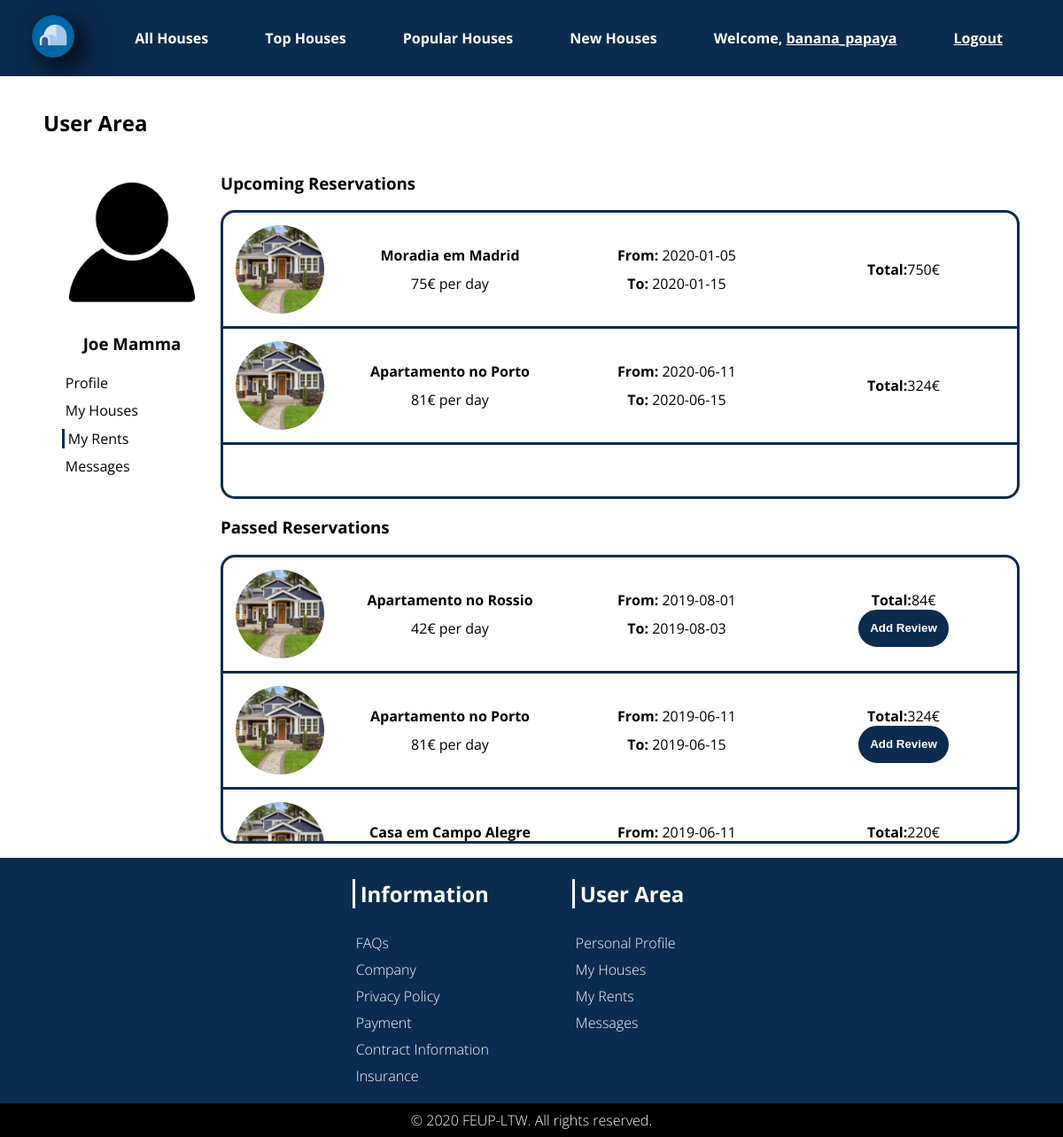
/pages/user_area_rents.php (signed in), run on the app's committed database.
### tables this page shows
CREATE TABLE USER(
    id INTEGER PRIMARY KEY,
    picture TEXT default '/assets/images/empty_user.jpg' NOT NULL,
	username TEXT NOT NULL UNIQUE,
    name TEXT NOT NULL,
	email TEXT NOT NULL UNIQUE,
    phonenumber INTEGER,
    password TEXT NOT NULL,
	CONSTRAINT CHK_USER CHECK (length(username)>=6 AND length(username)<=20));

CREATE TABLE PLACE(
    idPlace INTEGER PRIMARY KEY,
    name TEXT NOT NULL,
    price INTEGER NOT NULL,
    street TEXT NOT NULL,
    number INTEGER NOT NULL,
    city TEXT NOT NULL,
    country TEXT NOT NULL,
    description TEXT NOT NULL,
    classification INTEGER default 0,
    picture TEXT default '/assets/images/stock-house.jpg' NOT NULL,
	idUser INTEGER NOT NULL REFERENCES USER ON DELETE CASCADE ON UPDATE CASCADE,
    CONSTRAINT CHK_PLACE CHECK (price>=0),
    UNIQUE(street,number,city,country));

CREATE TABLE RESERVATION(
    idReservation INTEGER PRIMARY KEY,
	idPlace INTEGER NOT NULL REFERENCES PLACE ON DELETE CASCADE ON UPDATE CASCADE,
    idTourist INTEGER NOT NULL REFERENCES USER ON DELETE CASCADE ON UPDATE CASCADE,
    beginDate DATE NOT NULL,
    endDate DATE NOT NULL,
    CONSTRAINT CHK_RESERVATION CHECK (endDate>beginDate));

### pages/user_area_rents.php (called while the page is built, shortened)
<?php
include_once('../templates/common.php');
include_once('../templates/user.php');
$userId = get_user_id();
draw_user_rents($userId);
?>

### database/db_user.php (called while the page is built, shortened)
<?php
$dir = $_SERVER['DOCUMENT_ROOT'];
include_once("$dir/database/connection.php");
function getUserInfo($userId)
{
    global $dbh;
    $stmt = $dbh->prepare('select * from user where id = ?');
    $stmt->execute(array($userId));
    $result = $stmt->fetch();
    if ($result == false) {
        return 0;
    } else return $result;
}
function getReservationsUser($userId,$time)
{
    global $dbh;
    if ($time=="past")
        $stmt = $dbh->prepare("select * from reservation where idTourist = ? AND (SELECT date('now') >= endDate) order by endDate desc");
    else if ($time=="future")
        $stmt = $dbh->prepare("select * from reservation where idTourist = ? AND (SELECT date('now') < endDate) order by endDate");
    else return 0;
    $stmt->execute(array($userId));
    $result = $stmt->fetchAll();
    if ($result == false) {
        return 0;
    } else return $result;
}
?>

### database/db_house.php (called while the page is built, shortened)
<?php
$dir = $_SERVER['DOCUMENT_ROOT'];
include_once("$dir/database/connection.php");
function getHouse($idHouse)
{
    global $dbh;
    $stmt = $dbh->prepare('select * from PLACE WHERE idPlace = ?;');
    $stmt->execute(array($idHouse));
    $result = $stmt->fetch();
    return $result;
}
?>

### templates/user.php (the view, shortened to what this page needs)
<?php
$dir = $_SERVER['DOCUMENT_ROOT'];
include_once("$dir/database/db_user.php");
include_once("$dir/database/db_house.php");
?>
<?php function draw_user_rents($userId)
{
    ?>
  <section class="profile-area">
    <header>
      <h2>User Area</h2>
    </header>
    <?php
      $result = getUserInfo($userId);
      ?>
    <div>
      <aside>
        <section class="profile-card">
          <div class="profile-card-photo rounded-photo-container">
            <img src="..<?= $result['picture'] ?>" alt="Profile Picture" />
          </div>
          <h3><?= $result['name'] ?></h3>
        </section>
        <nav class="profile-nav-bar">
          <ul>
            <li><a href="user_area_form.php" class="profile-area-nav-button">Profile</a></li>
            <li><a href="user_area_houses.php" class="profile-area-nav-button">My Houses</a></li>
            <li><a href="user_area_rents.php" class="profile-area-nav-button profile-area-nav-button-selected">My Rents</a></li>
            <li><a href="user_area_messages.php" class="profile-area-nav-button">Messages</a></li>
          </ul>
        </nav>
      </aside>
      <div id="user-area-rents">
        <h3>Upcoming Reservations</h3>
        <section id="user-area-rents-upcoming">
          <?php
            $reservations = getReservationsUser($userId,"future");
            for ($i = 0; $i < count($reservations); $i++) {
              $house = getHouse($reservations[$i]['idPlace']);
              $beginDate = new DateTime($reservations[$i]['beginDate']);
              $endDate = new DateTime($reservations[$i]['endDate']);
              ?>
            <div class="rent-card">
              <div class="rent-card-photo rounded-photo-container">
                <img src="<?= $house['picture'] ?>" alt="House image" />
              </div>
              <h4><strong><?= $house['name'] ?></strong></h4>
              <p><strong>From:</strong> <?= $reservations[$i]['beginDate'] ?></p>
              <p><?= $house['price'] ?>€ per day</p>
              <p><strong>To:</strong> <?= $reservations[$i]['endDate'] ?></p>
              <p class="rent-card-total">
                <strong>Total:</strong><?= $endDate->diff($beginDate)->format("%d") * $house['price'] ?>€
              </p>
            </div>
          <?php } ?>
        </section>
        <h3>Passed Reservations</h3>
        <section id="user-area-rents-passed">
          <?php
            $reservations = getReservationsUser($userId,"past");
            for ($i = 0; $i < count($reservations); $i++) {
              $house = getHouse($reservations[$i]['idPlace']);
              $beginDate = new DateTime($reservations[$i]['beginDate']);
              $endDate = new DateTime($reservations[$i]['endDate']);
              ?>
            <div class="rent-card">
              <div class="rent-card-photo rounded-photo-container">
                <img src="<?= $house['picture'] ?>" alt="House image" />
              </div>
              <h4><strong><?= $house['name'] ?></strong></h4>
              <p><strong>From:</strong> <?= $reservations[$i]['beginDate'] ?></p>
              <p><?= $house['price'] ?>€ per day</p>
              <p><strong>To:</strong> <?= $reservations[$i]['endDate'] ?></p>
              <p class="rent-card-total">
                <strong>Total:</strong><?= $endDate->diff($beginDate)->format("%d") * $house['price'] ?>€
              </p>
              <button id="add-house-button" class="blue-filled-rounded-button" type="button">Add Review</button>
            </div>
          <?php } ?>
        </section>
      </div>
  </section>
<?php } ?>

### css/style.css (style rules this page uses)
body { --main-blue-color: #0b2c4f; --grey-color: #d9d9d9; --focus-blue-color: #0066a6; --background-color: #FFF; --font: 'Open Sans', sans-serif; font-family: var(--font); margin: 0em; background-color: var(--background-color); }
a { text-decoration: none; }
ul { list-style-type: none; }
.rounded-photo-container { overflow: hidden; border-radius: 50%; display: flex; justify-content: center; }
.rounded-photo-container > img { width: auto; height: 100%; }
.blue-filled-rounded-button { background-color: var(--main-blue-color); border: 3px solid var(--main-blue-color); color: white; font-weight: bolder; text-align: center; border-radius: 5em; padding: 0.8em; }
.house-card-text > h2, h3, h4 { margin: 0em; }
.house-card-text > h3, h4 { font-weight: normal; }
.profile-area { justify-content: center; display: grid; margin: 1em auto; }
.profile-area > div { display: flex; }
.profile-area > div aside { display: grid; align-self: start; }
.profile-nav-bar { margin: 1em; }
.profile-nav-bar > ul { padding: 0em; margin: 0em; }
.profile-nav-bar > ul li { padding: 0.3em; }
.profile-card { justify-content: center; align-items: center; text-align: center; }
.profile-card-photo { width: 200px; height: 200px; }
.profile-area-nav-button { border: 0px; padding-left: 4px; background-color: transparent; color: #000000; font-size: 16px; transition: 0.5s; }
.profile-area-nav-button-selected { border-left: 3px solid var(--main-blue-color); }
#add-house-button { display: block; margin: 2em; }
#user-area-rents { display:grid; }
#user-area-rents h3 { margin: 1em 0em; }
#user-area-rents-passed .rent-card-total { grid-row: start/1; }
#user-area-rents-passed, #user-area-rents-upcoming { overflow-y: scroll; height: 20em; border: 3px solid var(--main-blue-color); border-radius: 1em; }
#user-area-rents-upcoming .rent-card-total { grid-row: start/end; }
.rent-card { display: grid; grid-template-columns: [start] 8em [line1] 16em [line2] 16em [line3] 16em [end]; grid-template-rows: [start] 2em [line1] 2em [end]; justify-items: center; align-items: center; justify-content: space-between; padding: 2em 0em; border-bottom: 3px solid var(--main-blue-color); }
.rent-card-photo { width: 100px; height: 100px; grid-column: 1; grid-row: start/end; }
.rent-card-total { grid-column: 4; }

### data on the page
user: picture (picture), name "Joe Mamma"
place: picture (picture), name "Moradia em Madrid", price "75"
reservation: beginDate "2020-01-05", endDate "2020-01-15", $endDate->diff($beginDate)->format("%d") * $house['price'] "750"
place: picture (picture), name "Apartamento no Porto", price "81"
reservation: beginDate "2020-06-11", endDate "2020-06-15", $endDate->diff($beginDate)->format("%d") * $house['price'] "324"
reservation: idPlace.picture (picture), idPlace.name "Apartamento no Rossio", beginDate "2019-08-01", idPlace.price "42", endDate "2019-08-03", $endDate->diff($beginDate)->format("%d") * $house['price'] "84"
reservation: idPlace.picture (picture), idPlace.name "Apartamento no Porto", beginDate "2019-06-11", idPlace.price "81", endDate "2019-06-15", $endDate->diff($beginDate)->format("%d") * $house['price'] "324"
reservation: idPlace.picture (picture), idPlace.name "Casa em Campo Alegre", beginDate "2019-06-11", $endDate->diff($beginDate)->format("%d") * $house['price'] "220"

### other printed values
$username "banana_papaya"
